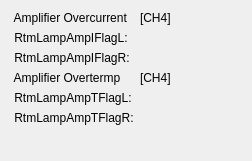
    <widget class="QWidget" name="formLayoutWidget_5">
     <property name="geometry">
      <rect>
       <x>711</x>
       <y>50</y>
       <width>252</width>
       <height>161</height>
      </rect>
     </property>
     <layout class="QFormLayout" name="formLayout_5">
      <item row="0" column="0">
       <widget class="QLabel" name="label_121">
        <property name="text">
         <string> Amplifier Overcurrent</string>
        </property>
       </widget>
      </item>
      <item row="0" column="1">
       <widget class="QLabel" name="label_155">
        <property name="text">
         <string>[CH4]</string>
        </property>
       </widget>
      </item>
      <item row="1" column="0">
       <widget class="QLabel" name="label_122">
        <property name="text">
         <string> RtmLampAmpIFlagL:</string>
        </property>
       </widget>
      </item>
      <item row="1" column="1">
       <widget class="PyDMLabel" name="PyDMLabel_113">
        <property name="toolTip">
         <string/>
        </property>
        <property name="channel" stdset="0">
         <string>XX-99SL07:DI-FOFBCtrl:RtmLampAmpIFlagLCH4-RB</string>
        </property>
       </widget>
      </item>
      <item row="2" column="0">
       <widget class="QLabel" name="label_123">
        <property name="text">
         <string> RtmLampAmpIFlagR:</string>
        </property>
       </widget>
      </item>
      <item row="2" column="1">
       <widget class="PyDMLabel" name="PyDMLabel_114">
        <property name="toolTip">
         <string/>
        </property>
        <property name="channel" stdset="0">
         <string>XX-99SL07:DI-FOFBCtrl:RtmLampAmpIFlagRCH4-RB</string>
        </property>
       </widget>
      </item>
      <item row="3" column="0">
       <widget class="QLabel" name="label_125">
        <property name="text">
         <string> Amplifier Overtermp</string>
        </property>
       </widget>
      </item>
      <item row="3" column="1">
       <widget class="QLabel" name="label_158">
        <property name="text">
         <string>[CH4]</string>
        </property>
       </widget>
      </item>
      <item row="4" column="0">
       <widget class="QLabel" name="label_126">
        <property name="text">
         <string> RtmLampAmpTFlagL:</string>
        </property>
       </widget>
      </item>
      <item row="4" column="1">
       <widget class="PyDMLabel" name="PyDMLabel_115">
        <property name="toolTip">
         <string/>
        </property>
        <property name="channel" stdset="0">
         <string>XX-99SL07:DI-FOFBCtrl:RtmLampAmpTFlagLCH4-RB</string>
        </property>
       </widget>
      </item>
      <item row="5" column="0">
       <widget class="QLabel" name="label_127">
        <property name="text">
         <string> RtmLampAmpTFlagR:</string>
        </property>
       </widget>
      </item>
      <item row="5" column="1">
       <widget class="PyDMLabel" name="PyDMLabel_116">
        <property name="toolTip">
         <string/>
        </property>
        <property name="channel" stdset="0">
         <string>XX-99SL07:DI-FOFBCtrl:RtmLampAmpTFlagRCH4-RB</string>
        </property>
       </widget>
      </item>
     </layout>
    </widget>
